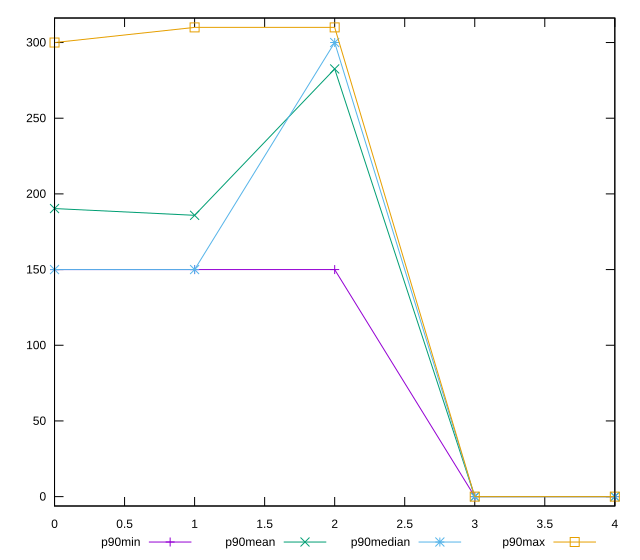

Here is the gnuplot script that generated this plot:
reset

$p90Min <<EOF
0 150
1 150
2 150
3 0
4 0
EOF

$p90Mean <<EOF
0 190.31914893617022
1 185.85106382978722
2 282.5531914893617
3 0
4 0
EOF

$p90Median <<EOF
0 150
1 150
2 300
3 0
4 0
EOF

$p90Max <<EOF
0 300
1 310
2 310
3 0
4 0
EOF

set key outside below
set xrange [0:4]
set yrange [-6.2:316.2]
set trange [-6.2:316.2]
set terminal svg size 640, 560 enhanced background rgb 'white'
set output "report_00019_2021-02-10T18-14-37.922Z//offscreen-images/progression/value.svg"

plot $p90Min title "p90min" with linespoints, \
     $p90Mean title "p90mean" with linespoints, \
     $p90Median title "p90median" with linespoints, \
     $p90Max title "p90max" with linespoints

reset
